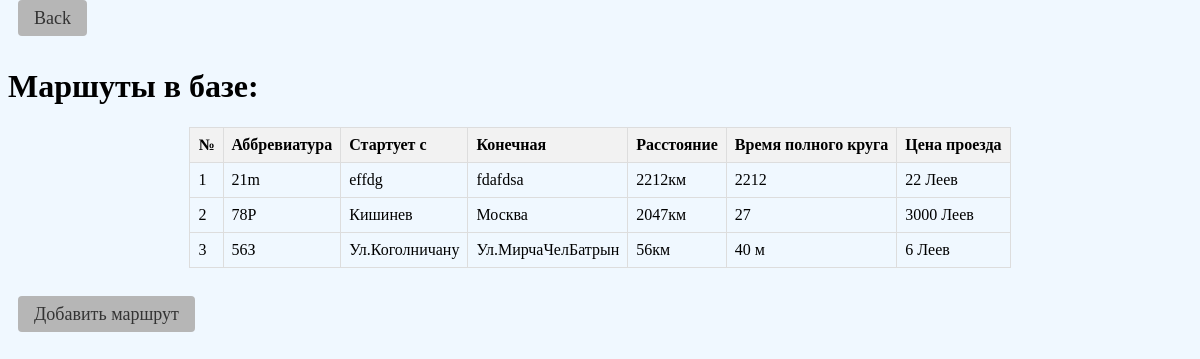
The app's page /dispatch/routes.php with its own data.
### tables this page shows
CREATE TABLE routes (
            id INTEGER PRIMARY KEY AUTOINCREMENT,
            abberature VARCHAR(255) NOT NULL,
            start VARCHAR(255) NOT NULL,
            end VARCHAR(255) NOT NULL,
            distance INT NOT NULL,
            time VARCHAR(255) NOT NULL,
            price INT NOT NULL
            );

### dispatch/routes.php (the view, shortened to what this page needs)
<?php
require_once '../db.php';
try {
    $query = "SELECT * FROM routes";
    $stmt = $pdo->prepare($query);
    $stmt->execute();
    $routes = $stmt->fetchAll(PDO::FETCH_ASSOC);
} catch (PDOException $e) {
    echo "Error: " . $e->getMessage();
}
function showRoutes($routes) {
    if (empty($routes)) {
        echo "<p>No routes found.</p>";
        return;
    } else {
        foreach ($routes as $route) {
            echo "<tr>";
            echo "<td>" . htmlspecialchars($route['id']) . "</td>";
            echo "<td>" . htmlspecialchars($route['abberature']) . "</td>";
            echo "<td>" . htmlspecialchars($route['start']) . "</td>";
            echo "<td>" . htmlspecialchars($route['end']) . "</td>";
            echo "<td>" . htmlspecialchars($route['distance']) . "км". "</td>";
            echo "<td>" . htmlspecialchars($route['time']) . "</td>";
            echo "<td>" . htmlspecialchars($route['price']) . " Леев" . " </td>";
            echo "</tr>";
        }
    }
}
?>
<link rel="stylesheet" href="../css/style.css">
<a href="./dispatcher_dashboard.php">Back</a>
<h1>Маршуты в базе:</h1>
<table>
    <tr>
        <th>№</th>
        <th>Аббревиатура</th>
        <th>Стартует с</th>
        <th>Конечная</th>
        <th>Расстояние</th>
        <th>Время полного круга</th>
        <th>Цена проезда</th>
    </tr>
    <?php showRoutes($routes)?>
</table>
<a href="./addRoute.php">Добавить маршрут</a>

### css/style.css (style rules this page uses)
a { margin: 10px; text-decoration: none; color: #333; font-size: 18px; padding: 8px 16px; border-radius: 4px; transition: background-color 0.3s ease; background-color: rgb(182, 182, 182); }
table { width: 100%; border-collapse: collapse; margin-top: 20px; display: flex; flex-direction: column; align-items: center; justify-content: center; }
th, td { border: 1px solid #ddd; padding: 8px; text-align: left; }
th { background-color: #f2f2f2; }

### records on screen
routes: id "1", abberature "21m", start "effdg", end "fdafdsa", distance "2212", time "2212", price "22"
routes: id "2", abberature "78P", start "Кишинев", end "Москва", distance "2047", time "27", price "3000"
routes: id "3", abberature "56З", start "Ул.Коголничану", end "Ул.МирчаЧелБатрын", distance "56", time "40 м", price "6"
